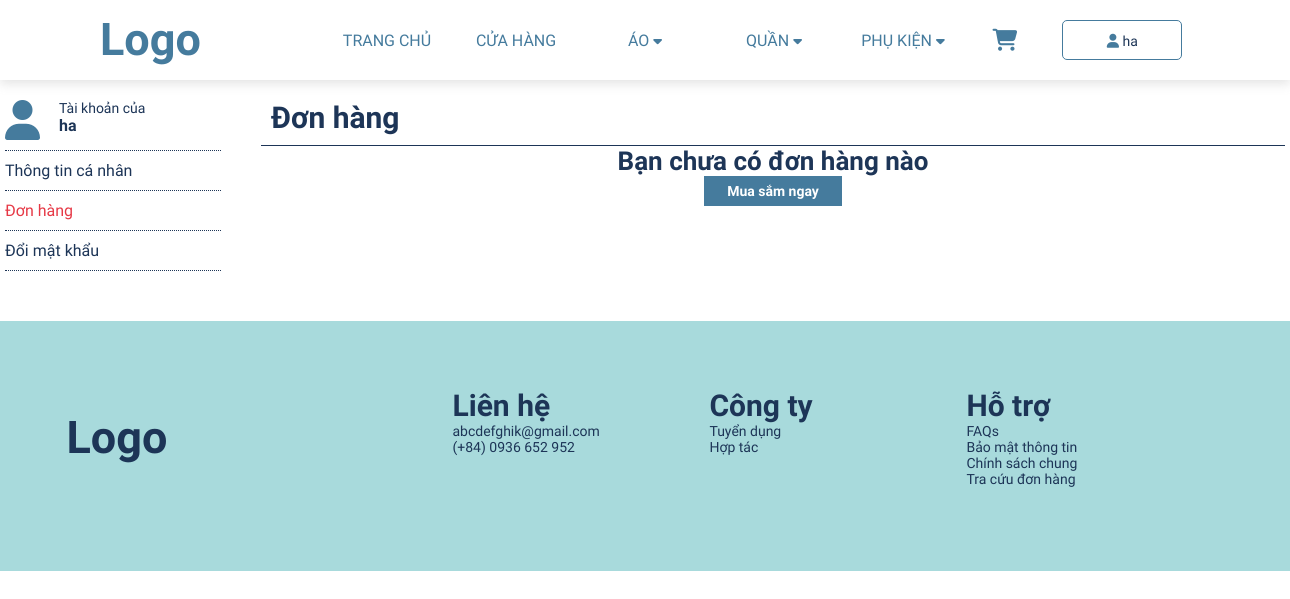
The app's page /account/order.php (signed in), older data.
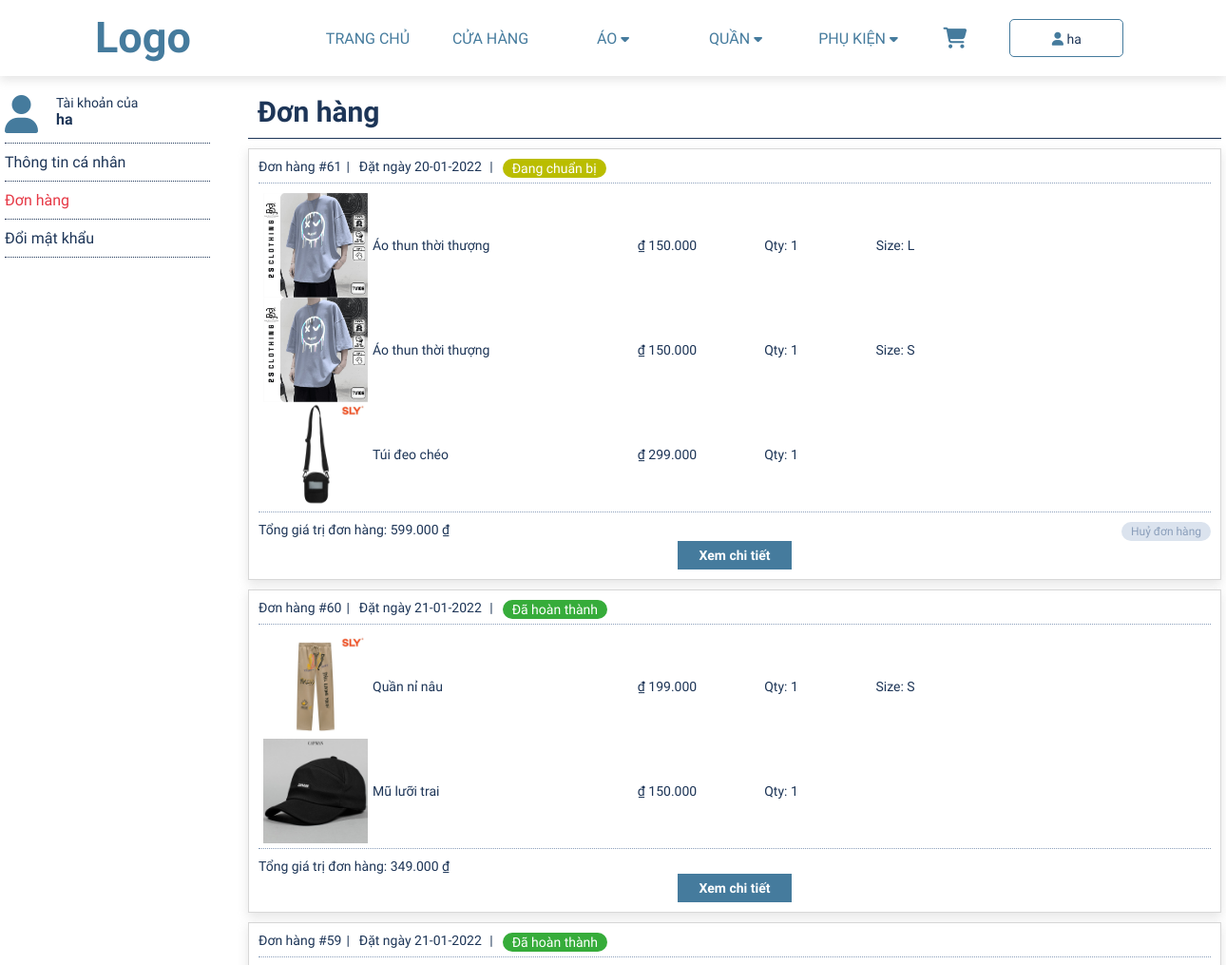
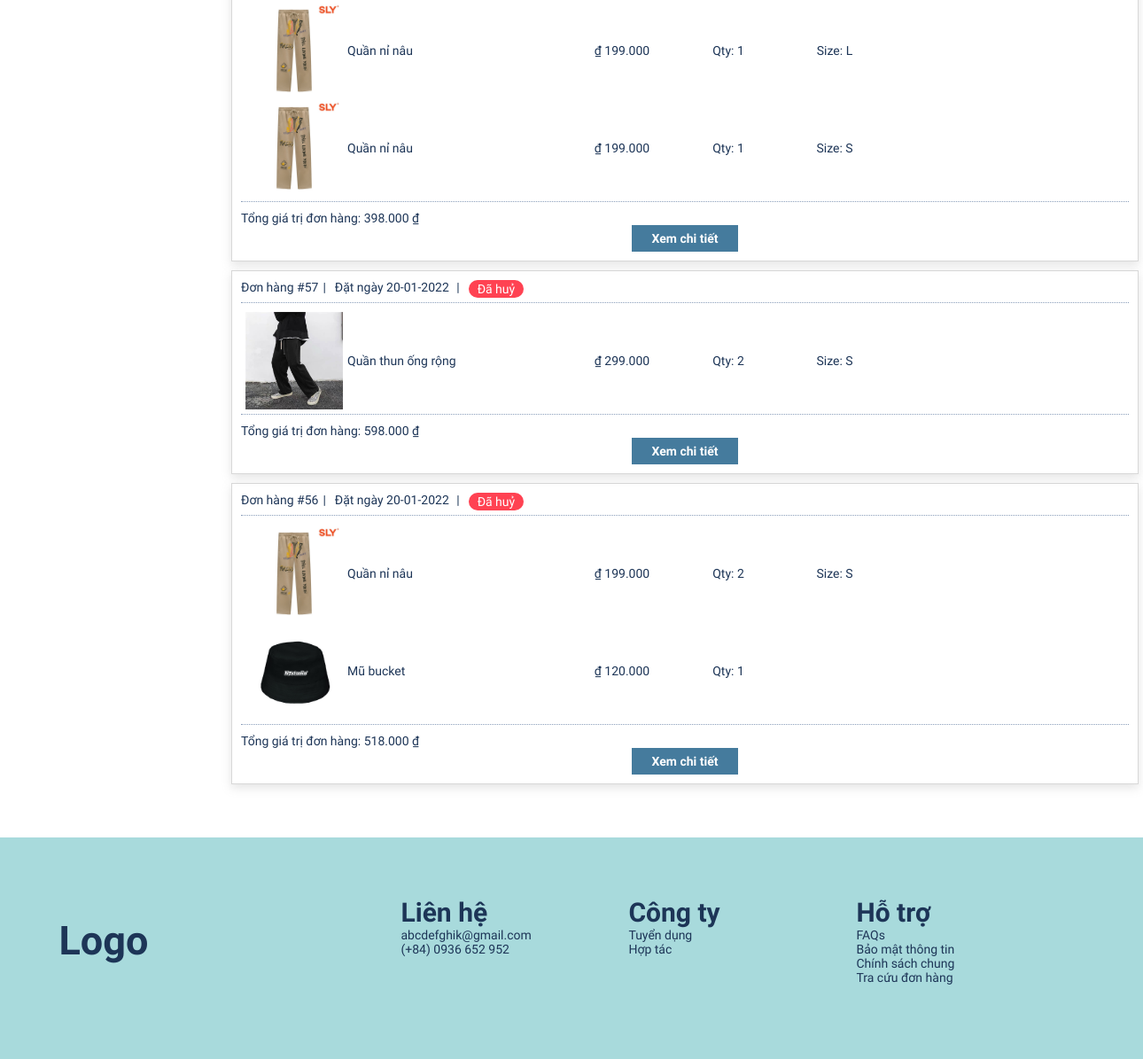
The same page, newer data (2 pictures, top to bottom).
### tables this page shows
CREATE TABLE `customer` (
  `id` int(11) NOT NULL,
  `name` varchar(50) NOT NULL,
  `gender` tinyint(1) DEFAULT NULL,
  `birthday` date DEFAULT NULL,
  `email` varchar(50) NOT NULL,
  `password` varchar(50) NOT NULL,
  `token` varchar(50) DEFAULT NULL,
  `phone` varchar(11) NOT NULL,
  `address` text NOT NULL
);

CREATE TABLE `orders` (
  `id` int(11) NOT NULL,
  `time` timestamp NOT NULL DEFAULT CURRENT_TIMESTAMP ON UPDATE CURRENT_TIMESTAMP,
  `name_receive` varchar(50) NOT NULL,
  `phone_receive` varchar(11) NOT NULL,
  `address_receive` text NOT NULL,
  `note` text NOT NULL,
  `status` int(11) NOT NULL,
  `customer_id` int(11) NOT NULL,
  `total_price` float NOT NULL
);

CREATE TABLE `detail_orders` (
  `orders_id` int(11) NOT NULL,
  `product_id` int(11) NOT NULL,
  `quantity` int(11) NOT NULL,
  `size` varchar(11) NOT NULL
);

CREATE TABLE `product` (
  `id` int(11) NOT NULL,
  `name` varchar(50) NOT NULL,
  `description` text NOT NULL,
  `img` text NOT NULL,
  `price` int(11) NOT NULL,
  `manufacturers_id` int(11) NOT NULL,
  `category_detail_id` int(11) NOT NULL
);

### account/order.php (the view, shortened to what this page needs)
<!DOCTYPE html>
<html lang="en">
<head>
    <link rel="stylesheet" href="../assets/css/style.css">
    <link rel="stylesheet" href="../assets/css/account.css">
    <link rel="stylesheet" href="../assets/css/order_acc.css">
</head>
<body>
    <?php require 'header.php' ?>
    <?php
    $id = $_SESSION['id'];
    $sql = "select * from customer where id = '$id' limit 1";
    $result = mysqli_query($connect, $sql);
    $each = mysqli_fetch_array($result);
    ?>
    <div class="main_account">
        <div class="menu_left">
            <ul>
                <li>
                    <div class="account">
                        <i class="fas fa-user"></i>
                        <div>
                            <p>Tài khoản của</p>
                            <h6><?php echo $each['name'] ?></h6>
                        </div>
                    </div>
                </li>
                <li><a href="index.php">Thông tin cá nhân</a></li>
                <li><a href="order.php" class="active">Đơn hàng</a></li>
                <li><a href="change_password.php">Đổi mật khẩu</a></li>
            </ul>
        </div>
        <div class="content_right">
            <div class="order">
                <div class="title">
                    <h3>Đơn hàng</h3>
                </div>
                <?php
                $sql = "select
                orders.*,customer.name,customer.phone,customer.address from orders
                join customer on customer.id = orders.customer_id
                where customer_id = '$id'
                ORDER BY id DESC";
                $result = mysqli_query($connect, $sql);
                ?>
                <?php if (mysqli_num_rows($result) != 0) { ?>
                    <div>
                        <?php foreach ($result  as $each) { ?>
                            <div class="order_each">
                                <div class="row header_order">
                                    <p>Đơn hàng #<?php echo $each['id'] ?></p>
                                    <p>Đặt ngày
                                        <?php
                                        $d = strtotime($each['time']);
                                        echo date("d-m-Y", $d);
                                        ?>
                                    </p>
                                    <?php switch ($each['status']) {
                                        case '0': ?>
                                            <p class="status status_0">
                                                <?php echo "Đang chuẩn bị"; ?>
                                            </p>
                                        <?php break;
                                        case '1': ?>
                                            <p class="status status_1">
                                                <?php echo "Đã hoàn thành"; ?>
                                            </p>
                                        <?php break;
                                        case '2': ?>
                                            <p class="status status_2">
                                                <?php echo "Đã huỷ"; ?>
                                            </p>
                                    <?php break;
                                    } ?>
                                </div>
                                <?php
                                $order_id = $each['id'];
                                $sql = "select * from detail_orders
                                        join product on product.id = detail_orders.product_id
                                        join orders on orders.id = detail_orders.orders_id
                                        where orders_id = '$order_id'";
                                $result_order = mysqli_query($connect, $sql);
                                ?>
                                <div class="header_order">
                                    <?php foreach ($result_order  as $each_order) { ?>
                                        <div class="row">
                                            <div class="image item_flex">
                                                <img src="../admin/product/photos/<?php echo $each_order['img'] ?>">
                                            </div>
                                            <div class="name ">
                                                <?php echo $each_order['name'] ?>
                                            </div>
                                            <div class="price item_flex">
                                                ₫ <?php echo number_format($each_order['price'], 0, '', '.'); ?>
                                            </div>
                                            <div class="quantity item_flex">
                                                Qty: <?php echo $each_order['quantity'] ?>
                                            </div>
                                            <div class="quantity item_flex">
                                                <?php
                                                if ($each_order['size']) {
                                                    echo "Size: " . ($each_order['size']);
                                                }
                                                ?>
                                            </div>
                                        </div>
                                    <?php } ?>
                                </div>
                                <div class="row" style="justify-content: space-between;">
                                    <p>Tổng giá trị đơn hàng: <?php echo number_format($each_order['total_price'], 0, '', '.') ?> ₫</p>
                                    <?php if ($each['status'] == 0) { ?>
                                        <button class="delete btn-delete" data-id="<?php echo $each['id'] ?>">
                                            Huỷ đơn hàng
                                        </button>
                                    <?php } ?>
                                </div>
                                <div><a href="" style="text-decoration: none;"><button>Xem chi tiết</button></a></div>
                            </div>
                        <?php } ?>
                    </div>
                <?php } else { ?>
                    <div style="text-align: center;">
                        <h4>Bạn chưa có đơn hàng nào </h4>
                        <div><a href="../products.php" style="text-decoration: none;"><button>Mua sắm ngay</button></a></div>
                    </div>
                <?php } ?>
            </div>
        </div>
    </div>
    <?php require 'footer.php' ?>
</body>
</html>

### account/header.php (shortened to what this page needs)
<link rel="stylesheet" href="../assets/css/header.css">
<link rel="stylesheet" href="../assets/css/style.css">
<header>
    <nav class="header">
        <div class="logo">
            <a href="../index.php">Logo</a>
        </div>
        <div class="menu">
            <ul class="ul_1">
                <li>
                    <a href="../index.php">Trang chủ </a>
                </li>
                <li>
                    <a href="../products.php">Cửa hàng</a>
                </li>
                <li>
                    <a href="../products.php">Áo <i class="fas fa-caret-down"></i></a>
                </li>
                <li>
                    <a href="../products.php">Quần <i class="fas fa-caret-down"></i></a>
                </li>
                <li>
                    <a href="../products.php">Phụ kiện <i class="fas fa-caret-down"></i></a>
                </li>
            </ul>
        </div>
        <div class="icon">
            <ul class="ul_2">
                <li>
                    <a href="../view_cart.php"><i class="fas fa-shopping-cart"></i></a>
                </li>
                <li  style="margin-top: 20px;">
                    <?php
                    if (empty($_SESSION['id'])) {
                    ?>
                        <a href="../signin.php" class="profile"> Đăng nhập </a>
                    <?php } else { ?>
                        <div class="profile"><i class="fas fa-user"></i>
                            <?php echo $_SESSION['name']; ?>
                        </div>
                    <?php } ?>
                </li>
            </ul>
        </div>
    </nav>
</header>

### account/footer.php
<link rel="stylesheet" href="../assets/css/footer.css">
<footer>
    <div class="footer">
        <table class="tbf">
            <tr>
                <td>
                    <div class="footer_logo">
                        <label for="" class="logo">
                            <h2>Logo</h2>
                        </label>
                    </div>
                </td>
                <td>
                    <div>
                        <div class="footer_001">
                            <h3>Liên hệ</h3>
                            <p>abcdefghik@gmail.com</p>
                            <p>(+84) 0936 652 952</p>
                        </div>
                        <div class="footer_001">
                            <h3>Công ty</h3>
                            <p>Tuyển dụng</p>
                            <p>Hợp tác</p>
                        </div>
                        <div class="footer_001">
                            <h3>Hỗ trợ</h3>
                            <p>FAQs</p>
                            <p>Bảo mật thông tin</p>
                            <p>Chính sách chung</p>
                            <p>Tra cứu đơn hàng</p>
                        </div>
                    </div>
                </td>
            </tr>
        </table>
    </div>
</footer>

### assets/css/style.css (style rules this page uses)
* { padding: 0; margin: 0; text-decoration: none; list-style: none; box-sizing: border-box; font-family: "Lexend Deca", sans-serif; font-weight: 400; font-size: 14px; color: #1d3557; }
h2 { font-weight: bold; font-size: 45px; }
h3 { font-weight: bold; font-size: 30px; }
h6 { font-weight: 600; font-size: 16px; }
button { font-size: 14px; padding: 7px 23px; border-radius: none; border: none; color: #fff; background-color: #457b9d; display: block; margin: auto; font-weight: 600; cursor: pointer; }
i { color: #457b9d; }
h4 { font-weight: bold; font-size: 26px; }

### assets/css/account.css (style rules this page uses)
.main_account { width: 1280px; margin: 0 auto; display: flex; }
.main_account .menu_left { width: 20%; padding-right: 40px; }
.main_account .content_right { width: 80%; display: flexbox; }
.menu_left ul li { padding: 10px 0; border-bottom: 1px #1d3557 dotted; }
.menu_left ul li .account { display: flex; height: 40px; }
.menu_left ul li .account i { width: 25%; font-size: 40px; line-height: 100%; }
.menu_left ul li a { font-size: 16px; }
.menu_left ul li a.active { color: #e63946; }

### assets/css/order_acc.css (style rules this page uses)
.order .order_each { box-shadow: 0px 4px 10px rgba(146, 146, 146, 0.25); padding: 10px 10px 10px 10px; margin: 10px 0; border: 1px rgba(101, 101, 101, 0.25) solid; }
.order .title { padding: 10px; border-bottom: #1d3557 1px solid; }
.order .row { display: flex; width: 100%; }
.order .header_order { margin-bottom: 10px; padding-bottom: 5px; border-bottom: #8a9eba 1px dotted; }
.order .header_order p { margin-right: 5px; }
.order .header_order p::after { content: "|"; padding: 0 5px; color: #1d3557; }
.order .header_order p:last-child::after { content: ""; padding: 0; }
.order .item_flex { display: flex; justify-content: center; align-items: center; }
.order .image { width: 120px; }
.order .image img { width: 110px; height: 110px; object-fit: cover; object-position: 50% 20%; }
.order .name { width: 250px; display: flex; align-items: center; justify-content: start; }
.order .price { width: 120px; }
.order .quantity { width: 120px; }
.order .delete { background-color: #dbe3ee; color: #8a9eba; padding: 3px 10px; border-radius: 10px; margin: 0; font-weight: 400; font-size: 12px; box-sizing: border-box; -moz-box-sizing: border-box; -webkit-box-sizing: border-box; }
.order .status_0 { background-color: #babd00; border-radius: 10px; text-align: center; padding: 2px 10px; color: #fff; }
.order .status_1 { background-color: #36ac3a; border-radius: 10px; text-align: center; padding: 2px 10px; color: #fff; }
.order .status_2 { background-color: #ff4252; border-radius: 10px; text-align: center; padding: 2px 10px; color: #fff; }

### assets/css/header.css (style rules this page uses)
.header .logo { width: 25%; }
.header .menu { width: 50%; text-align: center; }
.header .icon { width: 25%; text-align: center; }
.header { background-color: #fff; width: 100%; height: 80px; display: flex; box-shadow: 0px 4px 10px rgba(146, 146, 146, 0.25); margin-bottom: 10px; }
.header .logo > a { color: #457b9d; font-size: 45px; font-weight: bold; line-height: 80px; padding: 0 100px; }
.header .menu ul.ul_1 { height: 80px; display: flex; align-items: center; justify-content: center; }
.header .menu ul.ul_1 li { width: 130px; }
.header .menu ul.ul_1 li a { display: block; color: #457b9d; font-size: 16px; font-weight: 500; border-radius: 3px; text-transform: uppercase; }
.header .icon ul.ul_2 { display: flex; justify-content: start; }
.header .icon ul.ul_2 li { margin: 0 20px; }
.header .icon a { color: #457b9d; }
.header .icon a i { font-size: 22px; line-height: 80px; border-radius: 3px; padding: 0 5px 0; }
.header .icon .profile { width: 120px; height: 40px; display: inline-block; border: #457b9d 1px solid; padding: 12px 10px 12px; border-radius: 5px; cursor: pointer; text-align: center; }

### assets/css/footer.css (style rules this page uses)
.footer { margin-top: 50px; background-color: #A8DADC; width: 100%; height: 250px; padding: 30px 0; float: left; }
.tbf { width: 100%; padding: 0 5%; }
.footer .footer_logo { width: 180px; }
.footer label.logo { font-size: 50px; padding: 0 50px; }
.footer .footer_001 { width: 33.33%; float: left; }

Row changes from the older to the newer data that the page shows:
added orders: id "61", time "20-01-2022", status "Đang chuẩn bị", total_price "599.000"
added detail_orders: product.img (picture), product.name "Áo thun thời thượng", product.price "150.000", quantity "1", size "L", shown under "61"
added detail_orders: product.img (picture), product.name "Áo thun thời thượng", product.price "150.000", quantity "1", size "S", shown under "61"
added detail_orders: product.img (picture), product.name "Túi đeo chéo", product.price "299.000", quantity "1", shown under "61"
added orders: id "60", time "21-01-2022", status "Đã hoàn thành", total_price "349.000"
added detail_orders: product.img (picture), product.name "Quần nỉ nâu", product.price "199.000", quantity "1", size "S", shown under "60"
added detail_orders: product.img (picture), product.name "Mũ lưỡi trai", product.price "150.000", quantity "1", shown under "60"
added orders: id "59", time "21-01-2022", status "Đã hoàn thành", total_price "398.000"
added detail_orders: product.img (picture), product.name "Quần nỉ nâu", product.price "199.000", quantity "1", size "L", shown under "59"
added detail_orders: product.img (picture), product.name "Quần nỉ nâu", product.price "199.000", quantity "1", size "S", shown under "59"
added orders: id "57", time "20-01-2022", status "Đã huỷ", total_price "598.000"
added detail_orders: product.img (picture), product.name "Quần thun ống rộng", product.price "299.000", quantity "2", size "S", shown under "57"
added orders: id "56", time "20-01-2022", status "Đã huỷ", total_price "518.000"
added detail_orders: product.img (picture), product.name "Quần nỉ nâu", product.price "199.000", quantity "2", size "S", shown under "56"
added detail_orders: product.img (picture), product.name "Mũ bucket", product.price "120.000", quantity "1", shown under "56"
Text that changed along with them:
text no longer shown: "Bạn chưa có đơn hàng nào Mua sắm ngay"
